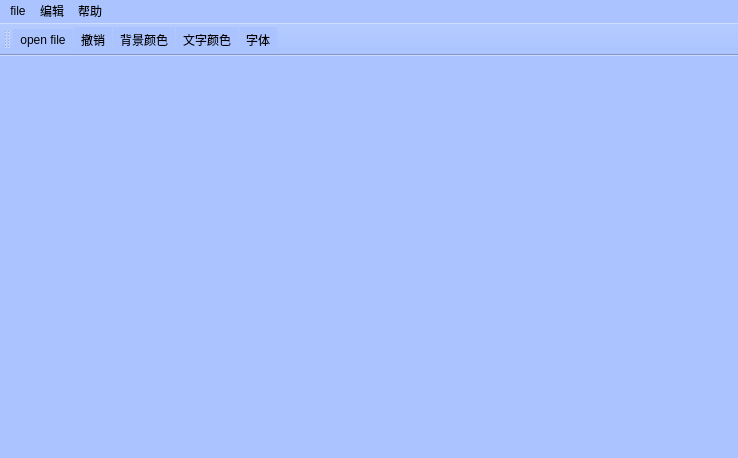
<?xml version="1.0" encoding="UTF-8"?>
<ui version="4.0">
 <class>MainWindow</class>
 <widget class="QMainWindow" name="MainWindow">
  <property name="geometry">
   <rect>
    <x>0</x>
    <y>0</y>
    <width>738</width>
    <height>458</height>
   </rect>
  </property>
  <property name="windowTitle">
   <string>MainWindow</string>
  </property>
  <property name="styleSheet">
   <string notr="true">background-color: rgb(171, 196, 255);</string>
  </property>
  <widget class="QWidget" name="centralWidget"/>
  <widget class="QMenuBar" name="menuBar">
   <property name="geometry">
    <rect>
     <x>0</x>
     <y>0</y>
     <width>738</width>
     <height>23</height>
    </rect>
   </property>
   <widget class="QMenu" name="menuOpen">
    <property name="title">
     <string>file</string>
    </property>
    <addaction name="actionNew"/>
    <addaction name="actionOpen_file"/>
    <addaction name="actionSave"/>
    <addaction name="actionSaveA"/>
    <addaction name="separator"/>
    <addaction name="separator"/>
    <addaction name="actionExit"/>
   </widget>
   <widget class="QMenu" name="menu">
    <property name="title">
     <string>编辑</string>
    </property>
    <addaction name="actionz"/>
    <addaction name="actioncopy"/>
    <addaction name="actioncut"/>
    <addaction name="action_3"/>
    <addaction name="actionclear"/>
   </widget>
   <widget class="QMenu" name="menu_2">
    <property name="title">
     <string>帮助</string>
    </property>
    <addaction name="actionAbout"/>
   </widget>
   <addaction name="menuOpen"/>
   <addaction name="menu"/>
   <addaction name="menu_2"/>
  </widget>
  <widget class="QToolBar" name="mainToolBar">
   <attribute name="toolBarArea">
    <enum>TopToolBarArea</enum>
   </attribute>
   <attribute name="toolBarBreak">
    <bool>false</bool>
   </attribute>
   <addaction name="actionOpen_file"/>
   <addaction name="actionz"/>
   <addaction name="action_4"/>
   <addaction name="actiontext"/>
   <addaction name="actionWordSize"/>
  </widget>
  <widget class="QStatusBar" name="statusBar"/>
  <action name="actionOpen_file">
   <property name="checkable">
    <bool>true</bool>
   </property>
   <property name="icon">
    <iconset resource="resource.qrc">
     <normaloff>:/images/file_save.ico</normaloff>:/images/file_save.ico</iconset>
   </property>
   <property name="text">
    <string>open file</string>
   </property>
   <property name="shortcut">
    <string>Ctrl+O</string>
   </property>
  </action>
  <action name="actionNew">
   <property name="checkable">
    <bool>true</bool>
   </property>
   <property name="text">
    <string>新建</string>
   </property>
   <property name="shortcut">
    <string>Ctrl+N</string>
   </property>
  </action>
  <action name="actionSave">
   <property name="checkable">
    <bool>true</bool>
   </property>
   <property name="icon">
    <iconset resource="resource.qrc">
     <normaloff>:/images/save_.ico</normaloff>:/images/save_.ico</iconset>
   </property>
   <property name="text">
    <string>保存</string>
   </property>
   <property name="shortcut">
    <string>Ctrl+S</string>
   </property>
  </action>
  <action name="actionSaveA">
   <property name="text">
    <string>转存为</string>
   </property>
   <property name="shortcut">
    <string>Ctrl+S</string>
   </property>
  </action>
  <action name="actionExit">
   <property name="text">
    <string>退出</string>
   </property>
  </action>
  <action name="actionAbout">
   <property name="icon">
    <iconset>
     <normaloff>images/Photo.ico</normaloff>images/Photo.ico</iconset>
   </property>
   <property name="text">
    <string>about</string>
   </property>
  </action>
  <action name="actioncopy">
   <property name="text">
    <string>复制</string>
   </property>
   <property name="shortcut">
    <string>Ctrl+C</string>
   </property>
  </action>
  <action name="action_3">
   <property name="text">
    <string>粘贴</string>
   </property>
   <property name="shortcut">
    <string>Ctrl+V</string>
   </property>
  </action>
  <action name="actionz">
   <property name="icon">
    <iconset resource="resource.qrc">
     <normaloff>:/images/return_1t.ico</normaloff>:/images/return_1t.ico</iconset>
   </property>
   <property name="text">
    <string>撤销</string>
   </property>
   <property name="shortcut">
    <string>Ctrl+Z</string>
   </property>
  </action>
  <action name="action_4">
   <property name="icon">
    <iconset resource="resource.qrc">
     <normaloff>:/images/color.png</normaloff>:/images/color.png</iconset>
   </property>
   <property name="text">
    <string>背景颜色</string>
   </property>
  </action>
  <action name="actiontext">
   <property name="icon">
    <iconset resource="resource.qrc">
     <normaloff>:/images/WordColor.png</normaloff>:/images/WordColor.png</iconset>
   </property>
   <property name="text">
    <string>文字颜色</string>
   </property>
  </action>
  <action name="actionWordSize">
   <property name="text">
    <string>字体</string>
   </property>
  </action>
  <action name="actioncut">
   <property name="text">
    <string>剪切</string>
   </property>
  </action>
  <action name="actionclear">
   <property name="text">
    <string>清除</string>
   </property>
  </action>
 </widget>
 <layoutdefault spacing="6" margin="11"/>
 <resources>
  <include location="resource.qrc"/>
 </resources>
 <connections/>
</ui>
